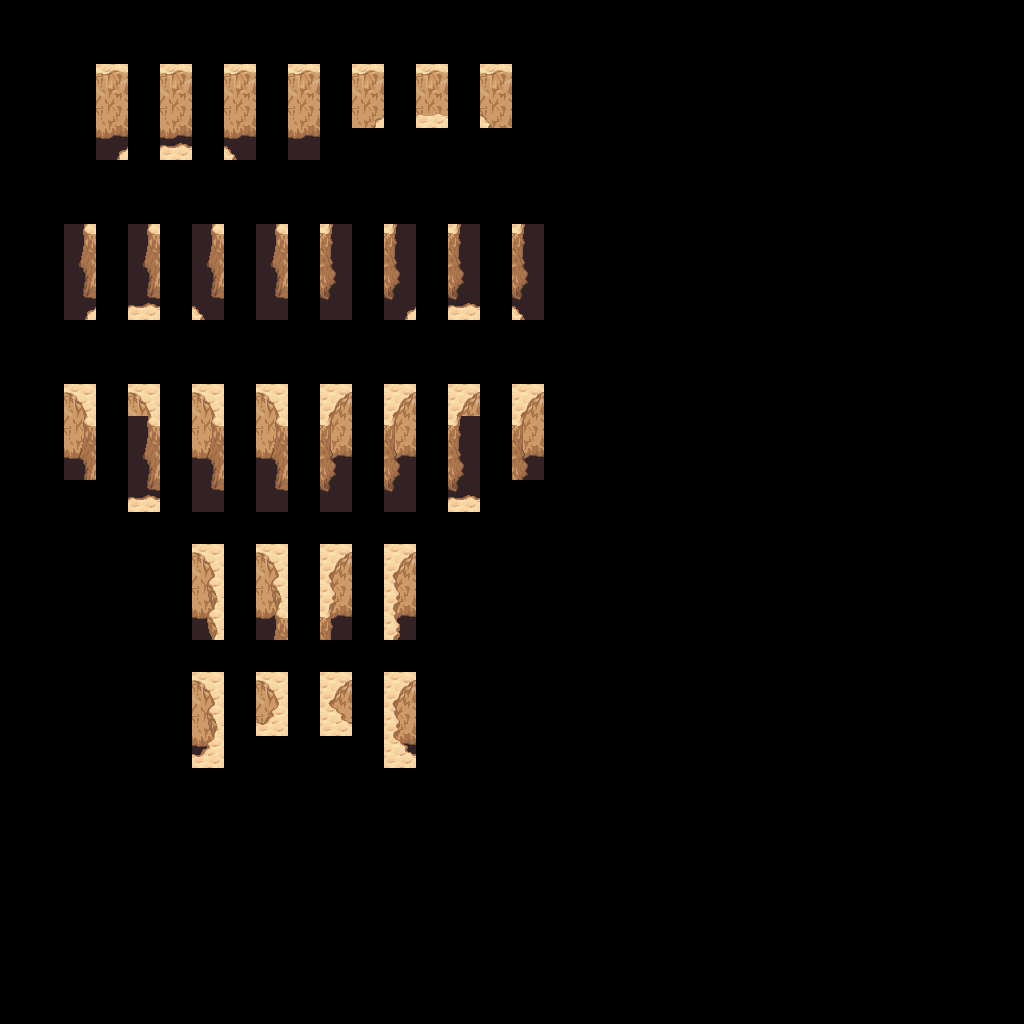

This game map was drawn from its Tiled (.tmx) file and the tilesets committed beside it. A one-line description and the full map source follow:
An orthogonal 32x32 tile map with 32x32 px tiles, 3 tile layers (regions, input_Mountain, output_Mountain).

<map version="1.2" tiledversion="1.2.0" orientation="orthogonal" renderorder="right-down" width="32" height="32" tilewidth="32" tileheight="32" infinite="0" nextlayerid="5" nextobjectid="1">
 <tileset firstgid="1" source="../mountains-v6.tsx" />
 <layer id="1" name="regions" width="32" height="32">
  <data encoding="csv">
0,0,0,0,0,0,0,0,0,0,0,0,0,0,0,0,0,0,0,0,0,0,0,0,0,0,0,0,0,0,0,0,
0,0,0,0,0,0,0,0,0,0,0,0,0,0,0,0,0,0,0,0,0,0,0,0,0,0,0,0,0,0,0,0,
0,0,0,386,0,386,0,386,0,386,0,386,0,386,0,386,0,0,0,0,0,0,0,0,0,0,0,0,0,0,0,0,
0,0,0,386,0,386,0,386,0,386,0,386,0,386,0,386,0,0,0,0,0,0,0,0,0,0,0,0,0,0,0,0,
0,0,0,386,0,386,0,386,0,386,0,0,0,0,0,0,0,0,0,0,0,0,0,0,0,0,0,0,0,0,0,0,
0,0,0,0,0,0,0,0,0,0,0,0,0,0,0,0,0,0,0,0,0,0,0,0,0,0,0,0,0,0,0,0,
0,0,0,0,0,0,0,0,0,0,0,0,0,0,0,0,0,0,0,0,0,0,0,0,0,0,0,0,0,0,0,0,
0,0,386,0,387,0,387,0,386,0,386,0,387,0,387,0,386,0,0,0,0,0,0,0,0,0,0,0,0,0,0,0,
0,0,386,0,387,0,387,0,386,0,386,0,387,0,387,0,386,0,0,0,0,0,0,0,0,0,0,0,0,0,0,0,
0,0,386,0,387,0,387,0,386,0,386,0,387,0,387,0,386,0,0,0,0,0,0,0,0,0,0,0,0,0,0,0,
0,0,0,0,0,0,0,0,0,0,0,0,0,0,0,0,0,0,0,0,0,0,0,0,0,0,0,0,0,0,0,0,
0,0,0,0,0,0,0,0,0,0,0,0,0,0,0,0,0,0,0,0,0,0,0,0,0,0,0,0,0,0,0,0,
0,0,386,0,386,0,387,0,387,0,387,0,387,0,386,0,386,0,0,0,0,0,0,0,0,0,0,0,0,0,0,0,
0,0,386,0,386,0,387,0,387,0,387,0,387,0,386,0,386,0,0,0,0,0,0,0,0,0,0,0,0,0,0,0,
0,0,386,0,386,0,387,0,387,0,387,0,387,0,386,0,386,0,0,0,0,0,0,0,0,0,0,0,0,0,0,0,
0,0,0,0,386,0,386,0,386,0,386,0,386,0,386,0,0,0,0,0,0,0,0,0,0,0,0,0,0,0,0,0,
0,0,0,0,0,0,0,0,0,0,0,0,0,0,0,0,0,0,0,0,0,0,0,0,0,0,0,0,0,0,0,0,
0,0,0,0,0,0,387,0,386,0,386,0,387,0,0,0,0,0,0,0,0,0,0,0,0,0,0,0,0,0,0,0,
0,0,0,0,0,0,387,0,386,0,386,0,387,0,0,0,0,0,0,0,0,0,0,0,0,0,0,0,0,0,0,0,
0,0,0,0,0,0,387,0,386,0,386,0,387,0,0,0,0,0,0,0,0,0,0,0,0,0,0,0,0,0,0,0,
0,0,0,0,0,0,0,0,0,0,0,0,0,0,0,0,0,0,0,0,0,0,0,0,0,0,0,0,0,0,0,0,
0,0,0,0,0,0,386,0,386,0,386,0,386,0,0,0,0,0,0,0,0,0,0,0,0,0,0,0,0,0,0,0,
0,0,0,0,0,0,386,0,386,0,386,0,386,0,0,0,0,0,0,0,0,0,0,0,0,0,0,0,0,0,0,0,
0,0,0,0,0,0,386,0,0,0,0,0,386,0,0,0,0,0,0,0,0,0,0,0,0,0,0,0,0,0,0,0,
0,0,0,0,0,0,0,0,0,0,0,0,0,0,0,0,0,0,0,0,0,0,0,0,0,0,0,0,0,0,0,0,
0,0,0,0,0,0,0,0,0,0,0,0,0,0,0,0,0,0,0,0,0,0,0,0,0,0,0,0,0,0,0,0,
0,0,0,0,0,0,0,0,0,0,0,0,0,0,0,0,0,0,0,0,0,0,0,0,0,0,0,0,0,0,0,0,
0,0,0,0,0,0,0,0,0,0,0,0,0,0,0,0,0,0,0,0,0,0,0,0,0,0,0,0,0,0,0,0,
0,0,0,0,0,0,0,0,0,0,0,0,0,0,0,0,0,0,0,0,0,0,0,0,0,0,0,0,0,0,0,0,
0,0,0,0,0,0,0,0,0,0,0,0,0,0,0,0,0,0,0,0,0,0,0,0,0,0,0,0,0,0,0,0,
0,0,0,0,0,0,0,0,0,0,0,0,0,0,0,0,0,0,0,0,0,0,0,0,0,0,0,0,0,0,0,0,
0,0,0,0,0,0,0,0,0,0,0,0,0,0,0,0,0,0,0,0,0,0,0,0,0,0,0,0,0,0,0,0
</data>
 </layer>
 <layer id="2" name="input_Mountain" width="32" height="32">
  <properties>
   <property name="StrictEmpty" type="bool" value="true" />
  </properties>
  <data encoding="csv">
0,0,0,0,0,0,0,0,0,0,0,0,0,0,0,0,0,0,0,0,0,0,0,0,0,0,0,0,0,0,0,0,
0,0,0,0,0,0,0,0,0,0,0,0,0,0,0,0,0,0,0,0,0,0,0,0,0,0,0,0,0,0,0,0,
0,0,0,134,0,134,0,134,0,134,0,134,0,134,0,134,0,0,0,0,0,0,0,0,0,0,0,0,0,0,0,0,
0,0,0,0,0,0,0,0,0,0,0,5,0,6,0,7,0,0,0,0,0,0,0,0,0,0,0,0,0,0,0,0,
0,0,0,5,0,6,0,7,0,0,0,0,0,0,0,0,0,0,0,0,0,0,0,0,0,0,0,0,0,0,0,0,
0,0,0,0,0,0,0,0,0,0,0,0,0,0,0,0,0,0,0,0,0,0,0,0,0,0,0,0,0,0,0,0,
0,0,0,0,0,0,0,0,0,0,0,0,0,0,0,0,0,0,0,0,0,0,0,0,0,0,0,0,0,0,0,0,
0,0,133,0,133,0,133,0,133,0,135,0,135,0,135,0,135,0,0,0,0,0,0,0,0,0,0,0,0,0,0,0,
0,0,0,0,0,0,0,0,0,0,0,0,0,0,0,0,0,0,0,0,0,0,0,0,0,0,0,0,0,0,0,0,
0,0,5,0,6,0,7,0,0,0,0,0,5,0,6,0,7,0,0,0,0,0,0,0,0,0,0,0,0,0,0,0,
0,0,0,0,0,0,0,0,0,0,0,0,0,0,0,0,0,0,0,0,0,0,0,0,0,0,0,0,0,0,0,0,
0,0,0,0,0,0,0,0,0,0,0,0,0,0,0,0,0,0,0,0,0,0,0,0,0,0,0,0,0,0,0,0,
0,0,68,0,68,0,68,0,68,0,72,0,72,0,72,0,72,0,0,0,0,0,0,0,0,0,0,0,0,0,0,0,
0,0,133,0,133,0,133,0,133,0,135,0,135,0,135,0,135,0,0,0,0,0,0,0,0,0,0,0,0,0,0,0,
0,0,197,0,0,0,197,0,0,0,0,0,199,0,0,0,199,0,0,0,0,0,0,0,0,0,0,0,0,0,0,0,
0,0,0,0,6,0,261,0,0,0,0,0,263,0,6,0,0,0,0,0,0,0,0,0,0,0,0,0,0,0,0,0,
0,0,0,0,0,0,0,0,0,0,0,0,0,0,0,0,0,0,0,0,0,0,0,0,0,0,0,0,0,0,0,0,
0,0,0,0,0,0,68,0,68,0,72,0,72,0,0,0,0,0,0,0,0,0,0,0,0,0,0,0,0,0,0,0,
0,0,0,0,0,0,69,0,69,0,71,0,71,0,0,0,0,0,0,0,0,0,0,0,0,0,0,0,0,0,0,0,
0,0,0,0,0,0,69,0,133,0,135,0,71,0,0,0,0,0,0,0,0,0,0,0,0,0,0,0,0,0,0,0,
0,0,0,0,0,0,0,0,0,0,0,0,0,0,0,0,0,0,0,0,0,0,0,0,0,0,0,0,0,0,0,0,
0,0,0,0,0,0,68,0,68,0,72,0,72,0,0,0,0,0,0,0,0,0,0,0,0,0,0,0,0,0,0,0,
0,0,0,0,0,0,69,0,329,0,330,0,71,0,0,0,0,0,0,0,0,0,0,0,0,0,0,0,0,0,0,0,
0,0,0,0,0,0,329,0,0,0,0,0,330,0,0,0,0,0,0,0,0,0,0,0,0,0,0,0,0,0,0,0,
0,0,0,0,0,0,0,0,0,0,0,0,0,0,0,0,0,0,0,0,0,0,0,0,0,0,0,0,0,0,0,0,
0,0,0,0,0,0,0,0,0,0,0,0,0,0,0,0,0,0,0,0,0,0,0,0,0,0,0,0,0,0,0,0,
0,0,0,0,0,0,0,0,0,0,0,0,0,0,0,0,0,0,0,0,0,0,0,0,0,0,0,0,0,0,0,0,
0,0,0,0,0,0,0,0,0,0,0,0,0,0,0,0,0,0,0,0,0,0,0,0,0,0,0,0,0,0,0,0,
0,0,0,0,0,0,0,0,0,0,0,0,0,0,0,0,0,0,0,0,0,0,0,0,0,0,0,0,0,0,0,0,
0,0,0,0,0,0,0,0,0,0,0,0,0,0,0,0,0,0,0,0,0,0,0,0,0,0,0,0,0,0,0,0,
0,0,0,0,0,0,0,0,0,0,0,0,0,0,0,0,0,0,0,0,0,0,0,0,0,0,0,0,0,0,0,0,
0,0,0,0,0,0,0,0,0,0,0,0,0,0,0,0,0,0,0,0,0,0,0,0,0,0,0,0,0,0,0,0
</data>
 </layer>
 <layer id="3" name="output_Mountain" width="32" height="32">
  <data encoding="csv">
0,0,0,0,0,0,0,0,0,0,0,0,0,0,0,0,0,0,0,0,0,0,0,0,0,0,0,0,0,0,0,0,
0,0,0,0,0,0,0,0,0,0,0,0,0,0,0,0,0,0,0,0,0,0,0,0,0,0,0,0,0,0,0,0,
0,0,0,0,0,0,0,0,0,0,0,0,0,0,0,0,0,0,0,0,0,0,0,0,0,0,0,0,0,0,0,0,
0,0,0,198,0,198,0,198,0,198,0,3,0,396,0,9,0,0,0,0,0,0,0,0,0,0,0,0,0,0,0,0,
0,0,0,325,0,326,0,327,0,262,0,0,0,0,0,0,0,0,0,0,0,0,0,0,0,0,0,0,0,0,0,0,
0,0,0,0,0,0,0,0,0,0,0,0,0,0,0,0,0,0,0,0,0,0,0,0,0,0,0,0,0,0,0,0,
0,0,0,0,0,0,0,0,0,0,0,0,0,0,0,0,0,0,0,0,0,0,0,0,0,0,0,0,0,0,0,0,
0,0,0,0,0,0,0,0,0,0,0,0,0,0,0,0,0,0,0,0,0,0,0,0,0,0,0,0,0,0,0,0,
0,0,197,0,197,0,197,0,197,0,199,0,199,0,199,0,199,0,0,0,0,0,0,0,0,0,0,0,0,0,0,0,
0,0,12,0,76,0,140,0,261,0,263,0,204,0,268,0,332,0,0,0,0,0,0,0,0,0,0,0,0,0,0,0,
0,0,0,0,0,0,0,0,0,0,0,0,0,0,0,0,0,0,0,0,0,0,0,0,0,0,0,0,0,0,0,0,
0,0,0,0,0,0,0,0,0,0,0,0,0,0,0,0,0,0,0,0,0,0,0,0,0,0,0,0,0,0,0,0,
0,0,0,0,0,0,0,0,0,0,0,0,0,0,0,0,0,0,0,0,0,0,0,0,0,0,0,0,0,0,0,0,
0,0,131,0,0,0,131,0,131,0,137,0,137,0,0,0,137,0,0,0,0,0,0,0,0,0,0,0,0,0,0,0,
0,0,194,0,197,0,194,0,194,0,202,0,202,0,199,0,202,0,0,0,0,0,0,0,0,0,0,0,0,0,0,0,
0,0,0,0,76,0,0,0,261,0,263,0,0,0,268,0,0,0,0,0,0,0,0,0,0,0,0,0,0,0,0,0,
0,0,0,0,0,0,0,0,0,0,0,0,0,0,0,0,0,0,0,0,0,0,0,0,0,0,0,0,0,0,0,0,
0,0,0,0,0,0,0,0,0,0,0,0,0,0,0,0,0,0,0,0,0,0,0,0,0,0,0,0,0,0,0,0,
0,0,0,0,0,0,67,0,67,0,73,0,73,0,0,0,0,0,0,0,0,0,0,0,0,0,0,0,0,0,0,0,
0,0,0,0,0,0,66,0,130,0,138,0,74,0,0,0,0,0,0,0,0,0,0,0,0,0,0,0,0,0,0,0,
0,0,0,0,0,0,0,0,0,0,0,0,0,0,0,0,0,0,0,0,0,0,0,0,0,0,0,0,0,0,0,0,
0,0,0,0,0,0,0,0,0,0,0,0,0,0,0,0,0,0,0,0,0,0,0,0,0,0,0,0,0,0,0,0,
0,0,0,0,0,0,67,0,265,0,259,0,73,0,0,0,0,0,0,0,0,0,0,0,0,0,0,0,0,0,0,0,
0,0,0,0,0,0,266,0,0,0,0,0,258,0,0,0,0,0,0,0,0,0,0,0,0,0,0,0,0,0,0,0,
0,0,0,0,0,0,0,0,0,0,0,0,0,0,0,0,0,0,0,0,0,0,0,0,0,0,0,0,0,0,0,0,
0,0,0,0,0,0,0,0,0,0,0,0,0,0,0,0,0,0,0,0,0,0,0,0,0,0,0,0,0,0,0,0,
0,0,0,0,0,0,0,0,0,0,0,0,0,0,0,0,0,0,0,0,0,0,0,0,0,0,0,0,0,0,0,0,
0,0,0,0,0,0,0,0,0,0,0,0,0,0,0,0,0,0,0,0,0,0,0,0,0,0,0,0,0,0,0,0,
0,0,0,0,0,0,0,0,0,0,0,0,0,0,0,0,0,0,0,0,0,0,0,0,0,0,0,0,0,0,0,0,
0,0,0,0,0,0,0,0,0,0,0,0,0,0,0,0,0,0,0,0,0,0,0,0,0,0,0,0,0,0,0,0,
0,0,0,0,0,0,0,0,0,0,0,0,0,0,0,0,0,0,0,0,0,0,0,0,0,0,0,0,0,0,0,0,
0,0,0,0,0,0,0,0,0,0,0,0,0,0,0,0,0,0,0,0,0,0,0,0,0,0,0,0,0,0,0,0
</data>
 </layer>
</map>
